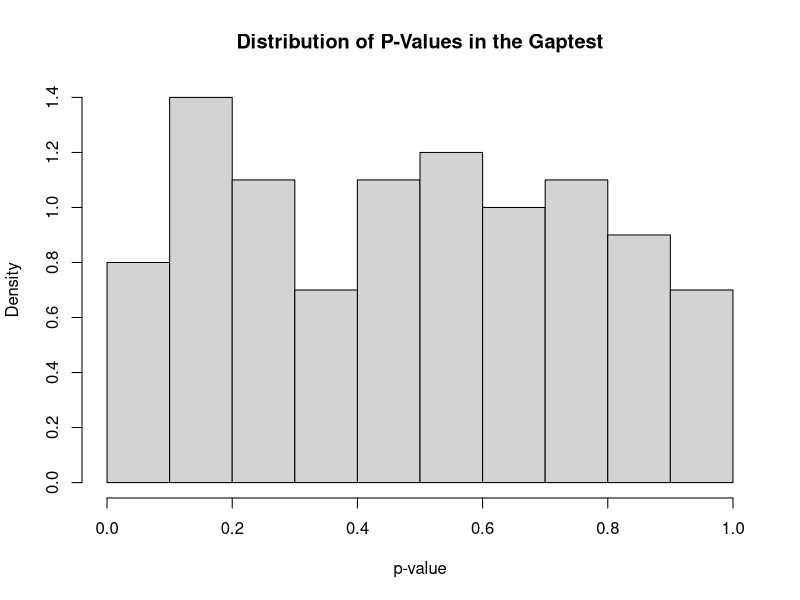
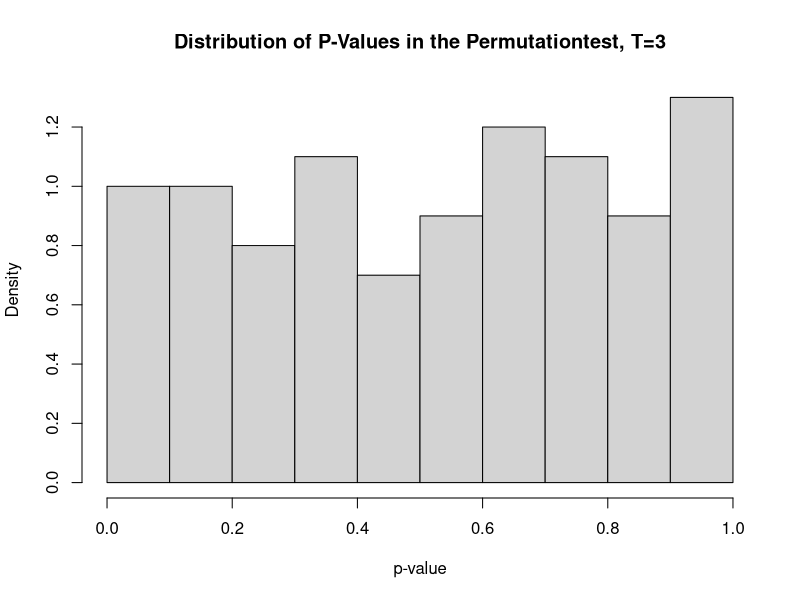

Write the R code that produced these figures, in order. (Note: a time limit stopped this script after it produced the figures.)
# Name: Christian Peters

set.seed(1234)

# used for creating permutations
library(gtools)
library(ggplot2)

# No. 1)
# ======

sampleRNG <- function(n) {
  sample(2^31, n) / 2^31
}

#' Imlpementation of the gaptest.
#' 
#' @param generator  A random number generator.
#' @param alpha      Left boundary of the gap.
#' @param beta       Right boundary of the gap.
#' @param z          Maximum gap size.
#' @param numSamples Number of samples.
#' 
#' @return Results of the chi-squared test.
gapTest <- function(generator, alpha, beta, z, numSamples=1000) {
  # generate random numbers
  randomNumbers <- generator(numSamples)
  
  # get the gaps
  gaps <- integer(z + 1)
  
  curGap <- 0
  for (i in seq_along(randomNumbers)) {
    # test if the gap is broken
    if (alpha <= randomNumbers[i] && randomNumbers[i] <= beta) {
      # store the gap count at the corresponding index in the gaps vector
      # all gaps >= z are stored at the index z+1
      gapIndex <- min(curGap + 1, z + 1)
      gaps[gapIndex] <- gaps[gapIndex] + 1
      
      curGap <- 0
      next
    }
    
    # still outside the gap
    curGap <- curGap + 1
  }
  
  # calculate the probabilities for each gap
  probabilities <- double(z + 1)
  for (i in seq_along(gaps)) {
    probabilities[i] <- (beta - alpha) * (1 - beta + alpha)^(i - 1)
  }
  probabilities[z+1] <- (1 - beta + alpha)^z
  
  # do the chi-squared test
  test <- chisq.test(x=gaps, p=probabilities)
  
  return(test)
}

#' Implementation of the permutation test.
#' 
#' @param generator        A random number generator.
#' @param elementsPerGroup Number of elements for each group.
#' @param numGroups        Number of groups.
#' 
#' @return The results of the chi squared test.
permutationTest <- function(generator, elementsPerGroup, numGroups) {
  # organize the random numbers as a matrix
  randomNumbers <- matrix(generator(elementsPerGroup * numGroups),
                          nrow=elementsPerGroup, ncol=numGroups)
  
  # create vector to store the count of each permutation
  permutationCounts <- integer(factorial(elementsPerGroup))
  
  # now get the counts of each permutation
  indexPermutations <- permutations(elementsPerGroup, elementsPerGroup)
  
  for (i in seq_along(permutationCounts)) {
    # check each group if it corresponds to the current permutation
    permutationHits <- apply(randomNumbers, 2, function(group) {
      as.integer(!is.unsorted(group[indexPermutations[i, ]]))
    })
    
    # store the count
    permutationCounts[i] <- sum(permutationHits)
  }
  
  # do the chi-squared test
  test <- chisq.test(x=permutationCounts)
  
  return(test)
}

#' This function is used to test the RNG using both the gaptest as well as the
#' permutation test.
testGenerator <- function(runsPerTest) {
  # get the p-Values of the gaptest and plot their distribution using a histogram
  gapResults <-replicate(runsPerTest, gapTest(sampleRNG, 0.25, 0.75, 5)$p.value)
  hist(gapResults, xlab='p-value', main='Distribution of P-Values in the Gaptest',
       freq=FALSE)
  
  # do the same for the permutation test using multiple T parameters
  sequenceLength <- 10000
  for (t in 3:5) {
    permutationResults <- replicate(runsPerTest,
                                    permutationTest(
                                      sampleRNG, t, sequenceLength %/% t)$p.value)
    hist(permutationResults, xlab='p-value',
         main=paste0('Distribution of P-Values in the Permutationtest, T=', t),
         freq=FALSE)
  }
  
}

testGenerator(100)

# As we can see, the p-values are uniformly distributed for both tests. This
# is a good indication that H0 holds true, since the p-values would not be
# uniformly distributed if this was not the case.
# These findings lead to the conclusion that the random number generator in
# fact generates uniformly distributed random numbers.

# No. 2)
# ======

#' This function draws n samples from a geometric distribution with prob being
#' the 'success' rate of the bernoulli experiment.
sampleGeom <- function(n, prob) {
  result <- integer(n)
  for (i in seq_along(result)) {
    # do the bernoulli experiments
    numTrials <- 0
    repeat {
      rand <- sampleRNG(1)
      if (rand <= prob) {
        break
      }
      numTrials <- numTrials + 1
    }
    result[i] <- numTrials
  }
  
  return(result)
}

#' This function is used to test the geometric random number generator.
testGeom <- function(prob, numSamples=10000) {
  # get the random numbers
  randomNumbers <- sampleGeom(numSamples, prob)
  
  # get the 'true' density
  xReference <- seq(0, max(randomNumbers), 1)
  yReference <- dgeom(xReference, prob)
  
  # plot the results
  hist(randomNumbers, xlab='x', ylab='f(x)',
       main=paste0('Comparison of Geometric Distribution Samplers with prob=', prob),
       freq=FALSE, right=FALSE)
  
  points(xReference, yReference, col='red', lwd=2)
  
  legend('topright', legend=c('sampleGeom', 'dgeom'), col=c('black', 'red'),
         lty=c(1, NA), pch=c(NA, 1))
}

testGeom(0.5)

#' This function draws n samples from an exponential distribution with parameter
#' rate.
sampleExp <- function(n, rate) {
  -log(1-sampleRNG(n))/rate
}

#' This function is used to test the exponential distribution random number generator.
testExp <- function(rate, numSamples=10000) {
  # get the random numbers
  randomNumbers <- sampleExp(numSamples, rate)
  
  # get the 'true' density
  xReference <- seq(0, max(randomNumbers), 0.01)
  yReference <- dexp(xReference, rate)
  
  # plot the results
  hist(randomNumbers, xlab='x', ylab='f(x)',
       main=paste0('Comparison of Exponential Distribution Samplers with rate=',
                   rate),
       freq=FALSE, right=FALSE)
  
  lines(xReference, yReference, col='red', lwd=2)
  
  legend('topright', legend=c('sampleExp', 'dexp'), col=c('black', 'red'), lty=1)
}

testExp(1)

#' This function draws n samples form a normal distribution with parameters
#' 'mean' and 'sd'. k represents the number of uniform random variables that
#' are added during the sampling procedure.
sampleNorm <- function(n, mean, sd, k=12) {
  replicate(n, (sum(sampleRNG(k)) - k/2) * sqrt(12/k) * sd + mean)
}

#' This function is used to test the normal distribution random number generator.
testNorm <- function(mean, sd, numSamples=10000) {
  # get the random numbers
  randomNumbers <- sampleNorm(numSamples, mean, sd)
  
  # get the 'true' density
  xReference <- seq(min(randomNumbers), max(randomNumbers), 0.01)
  yReference <- dnorm(xReference, mean, sd)
  
  # plot the results
  hist(randomNumbers, xlab='x', ylab='f(x)',
       main=paste0('Comparison of Normal Distribution Samplers with mean=', mean,
                   ' sd=', sd),
       freq=FALSE, right=FALSE)
  
  lines(xReference, yReference, col='red', lwd=2)
  
  legend('topright', legend=c('sampleNorm', 'dnorm'), col=c('black', 'red'), lty=1)
}

testNorm(0, 1)

#' This function checks the distribution of p-values of the shapiro test
#' for different values of k.
kPlots <- function(samplesPerTest=100, testsPerK=100, maxK=20) {
  # store the p-values here
  pValues <- double(testsPerK * maxK)
  # carry out the tests
  for (k in seq_len(maxK)) {
    for (i in seq_len(testsPerK)) {
      pValues[(k-1)*testsPerK+i] <- shapiro.test(
        sampleNorm(samplesPerTest, 0, 1, k))$p.value
    }
  }
  # plot the results using boxplots
  res <- data.frame(pValue=pValues, k=rep(seq_len(maxK), each=testsPerK))
  boxplot(pValue~k, data=res, xlab='k', ylab='p-value',
          main='Distribution of P-Values for Different Choices of k')
}

kPlots()

# As we can see in the plot, k=6 already yields quite satisfactory results.

# No. 3)
# ======

#' This function samples random numbers from a truncated normal distribution using
#' the rejection method.
#' 
#' @param n Number of samples to draw.
#' @param mean Mean of the normal distribution.
#' @param sd Standard deviation of the normal distribution.
#' @param a Lower interval border.
#' @param b Upper interval border.
#' 
#' @return A vector containing n random numbers of the truncated normal distribution.
sampleNormTruncated <- function(n, mean, sd, a, b) {
  res <- double(n)
  i <- 1
  # get the maximum of the normal distribution in the interval
  if (a <= mean && b >= mean) {
    kq <- dnorm(mean, mean=mean, sd=sd)
  } else if (a >= mean) {
    kq <- dnorm(a, mean=mean, sd=sd)
  } else {
    kq <- dnorm(b, mean=mean, sd=sd)
  }
  # try sampling random numbers until n numbers where generated
  while(i <= n) {
    x <- (b-a) * sampleRNG(1) + a
    u <- sampleRNG(1)
    if (u <= dnorm(x, mean=mean, sd=sd) / kq) {
      res[i] <- x
      i <- i + 1
    }
  }
  return(res)
}

#' This function is used to test the truncated normal distributed random number
#' generator.
testNormTruncated <- function(mean, sd, a, b, numSamples) {
  # get the random numbers
  randomNumbers <- sampleNormTruncated(numSamples, mean, sd, a, b)
  
  # get the 'true' density
  xReference <- seq(a-1, b+1, 0.01)
  yReference <- dnorm(xReference, mean, sd)
  
  # plot the results
  hist(randomNumbers, xlab='x', ylab='f(x)',
       main=paste0('Truncated Normal Distribution, mean=', mean, ', sd=', sd,
                   ', a=', a, ', b=', b),
       freq=FALSE, right=FALSE, xlim=c(a-1, b+1))
  
  lines(xReference, yReference, col='red', lwd=2)
  
  legend('topright', legend=c('sampleNormTruncated', 'dnorm'),
         col=c('black', 'red'), lty=1)
}

testNormTruncated(0, 0.5, -1, 1, 1000)
